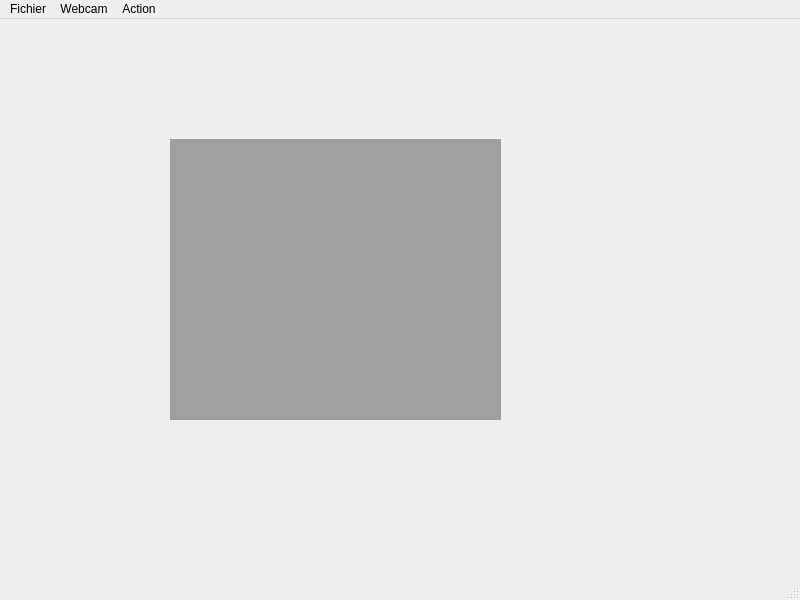
<?xml version="1.0" encoding="UTF-8"?>
<ui version="4.0">
 <class>Client</class>
 <widget class="QMainWindow" name="Client">
  <property name="geometry">
   <rect>
    <x>0</x>
    <y>0</y>
    <width>800</width>
    <height>600</height>
   </rect>
  </property>
  <property name="windowTitle">
   <string>MainWindow</string>
  </property>
  <widget class="QWidget" name="centralwidget">
   <widget class="QMdiArea" name="mdiArea">
    <property name="geometry">
     <rect>
      <x>170</x>
      <y>120</y>
      <width>331</width>
      <height>281</height>
     </rect>
    </property>
   </widget>
  </widget>
  <widget class="QMenuBar" name="menubar">
   <property name="geometry">
    <rect>
     <x>0</x>
     <y>0</y>
     <width>800</width>
     <height>25</height>
    </rect>
   </property>
   <widget class="QMenu" name="menuFichier">
    <property name="title">
     <string>Fichier</string>
    </property>
    <addaction name="actionQuitter"/>
   </widget>
   <widget class="QMenu" name="menuWebcam">
    <property name="title">
     <string>Webcam</string>
    </property>
   </widget>
   <widget class="QMenu" name="menuAction">
    <property name="title">
     <string>Action</string>
    </property>
    <addaction name="actionD_marrer"/>
    <addaction name="actionArr_ter"/>
   </widget>
   <addaction name="menuFichier"/>
   <addaction name="menuWebcam"/>
   <addaction name="menuAction"/>
  </widget>
  <widget class="QStatusBar" name="statusbar"/>
  <action name="actionQuitter">
   <property name="text">
    <string>Quitter</string>
   </property>
   <property name="shortcut">
    <string>Ctrl+Q</string>
   </property>
  </action>
  <action name="actionBarre_d_outils">
   <property name="checkable">
    <bool>true</bool>
   </property>
   <property name="checked">
    <bool>true</bool>
   </property>
   <property name="text">
    <string>Barre d'outils</string>
   </property>
  </action>
  <action name="actionD_marrer">
   <property name="text">
    <string>Démarrer</string>
   </property>
  </action>
  <action name="actionArr_ter">
   <property name="text">
    <string>Arrêter</string>
   </property>
  </action>
 </widget>
 <resources/>
 <connections>
  <connection>
   <sender>actionQuitter</sender>
   <signal>triggered()</signal>
   <receiver>Client</receiver>
   <slot>close()</slot>
   <hints>
    <hint type="sourcelabel">
     <x>-1</x>
     <y>-1</y>
    </hint>
    <hint type="destinationlabel">
     <x>399</x>
     <y>299</y>
    </hint>
   </hints>
  </connection>
 </connections>
</ui>
